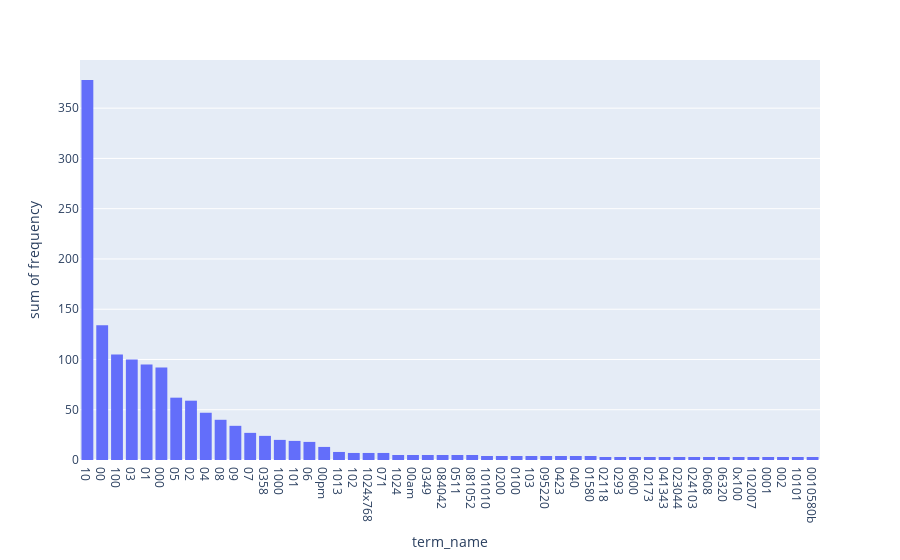

This figure's notebook cell:
### Markdown cell above
### >>> **Exercise 15 (take home):** 
Additionally, you can attempt to sort the terms on the `x-axis` by frequency instead of in alphabetical order. This way the visualization is more meaninfgul and you will be able to observe the so called [long tail](https://en.wikipedia.org/wiki/Long_tail) (get familiar with this term since it will appear a lot in data mining and other statistics courses). see picture below

![alt txt](https://upload.wikimedia.org/wikipedia/commons/thumb/8/8a/Long_tail.svg/1000px-Long_tail.svg.png)

### Code cell
# Answer here
# print(df)
fig = px.histogram(df.sort_values('frequency', ascending=False)[:50], 'term_name', 'frequency')
fig.show()

### Figure 1 — Plotly figure (JSON) as saved in the notebook; plotly's stock layout.template omitted (floating-point values rounded to 4 significant figures)
{"data": [{"alignmentgroup": "True", "bingroup": "x", "histfunc": "sum", "hovertemplate": "term_name=%{x}<br>sum of frequency=%{y}<extra></extra>", "legendgroup": "", "marker": {"color": "#636efa", "pattern": {"shape": ""}}, "name": "", "offsetgroup": "", "orientation": "v", "showlegend": false, "type": "histogram", "x": ["10", "00", "100", "03", "01", "000", "05", "02", "04", "08", "09", "07", "0358", "1000", "101", "06", "00pm", "1013", "102", "1024x768", "071", "1024", "00am", "0349", "084042", "0511", "081052", "101010", "0200", "0100", "103", "095220", "0423", "040", "01580", "02118", "0293", "0600", "02173", "041343", "023044", "024103", "0608", "06320", "0x100", "102007", "0001", "002", "10101", "0010580b"], "xaxis": "x", "y": [378, 134, 105, 100, 95, 92, 62, 59, 47, 40, 34, 27, 24, 20, 19, 18, 13, 8, 7, 7, 7, 5, 5, 5, 5, 5, 5, 4, 4, 4, 4, 4, 4, 4, 4, 3, 3, 3, 3, 3, 3, 3, 3, 3, 3, 3, 3, 3, 3, 3], "yaxis": "y"}], "layout": {"barmode": "relative", "legend": {"tracegroupgap": 0}, "margin": {"t": 60}, "xaxis": {"anchor": "y", "domain": [0, 1], "title": {"text": "term_name"}}, "yaxis": {"anchor": "x", "domain": [0, 1], "title": {"text": "sum of frequency"}}}}
